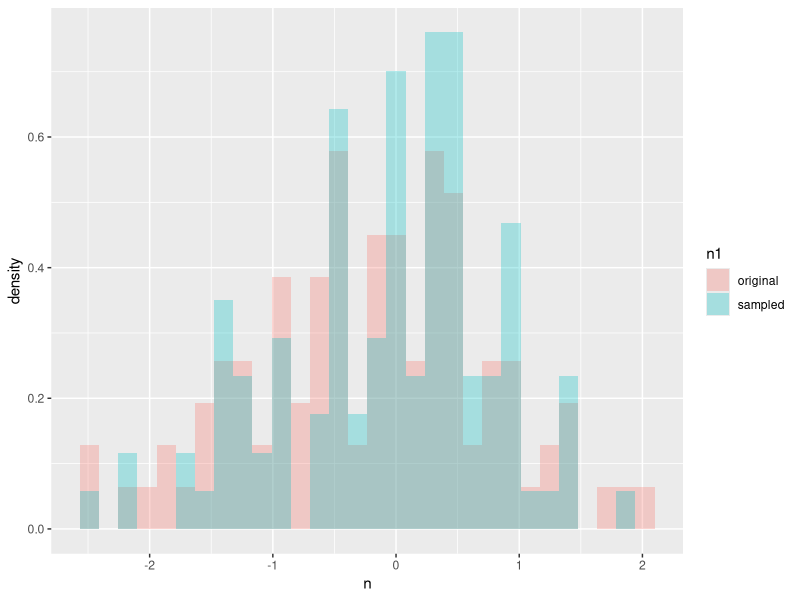
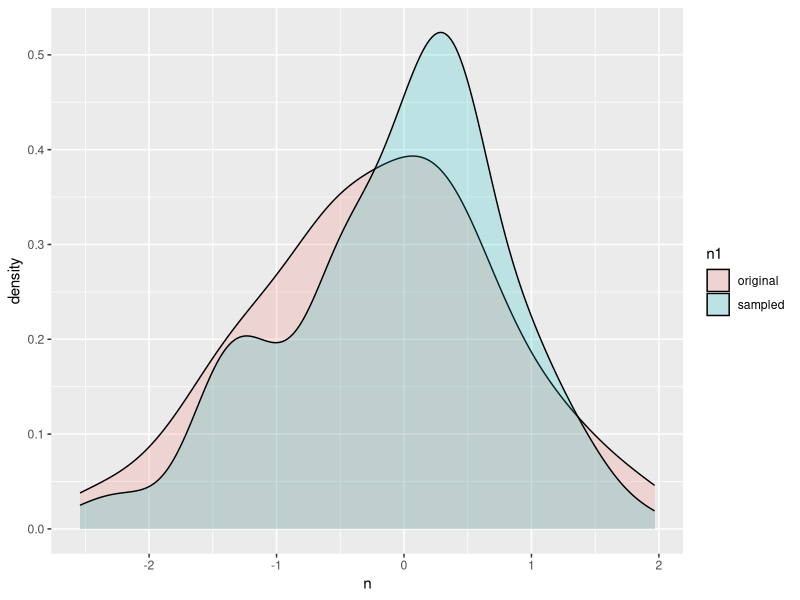

The R script that drew these images, in order:
tt <- data.frame(n=rnorm(100))

tt2 <- data.frame(n=sample(tt$n, 110, replace=T))

tt$n1 <- "original"
tt2$n1 <- "sampled"
tt3 <- rbind(tt, tt2)

require(ggplot2)
print(ggplot(tt3, aes(n, fill = n1)) + geom_histogram(alpha = 0.3, aes(y = ..density..), position = 'identity'))
print(ggplot(tt3, aes(n, fill = n1)) + geom_density(alpha = 0.2))